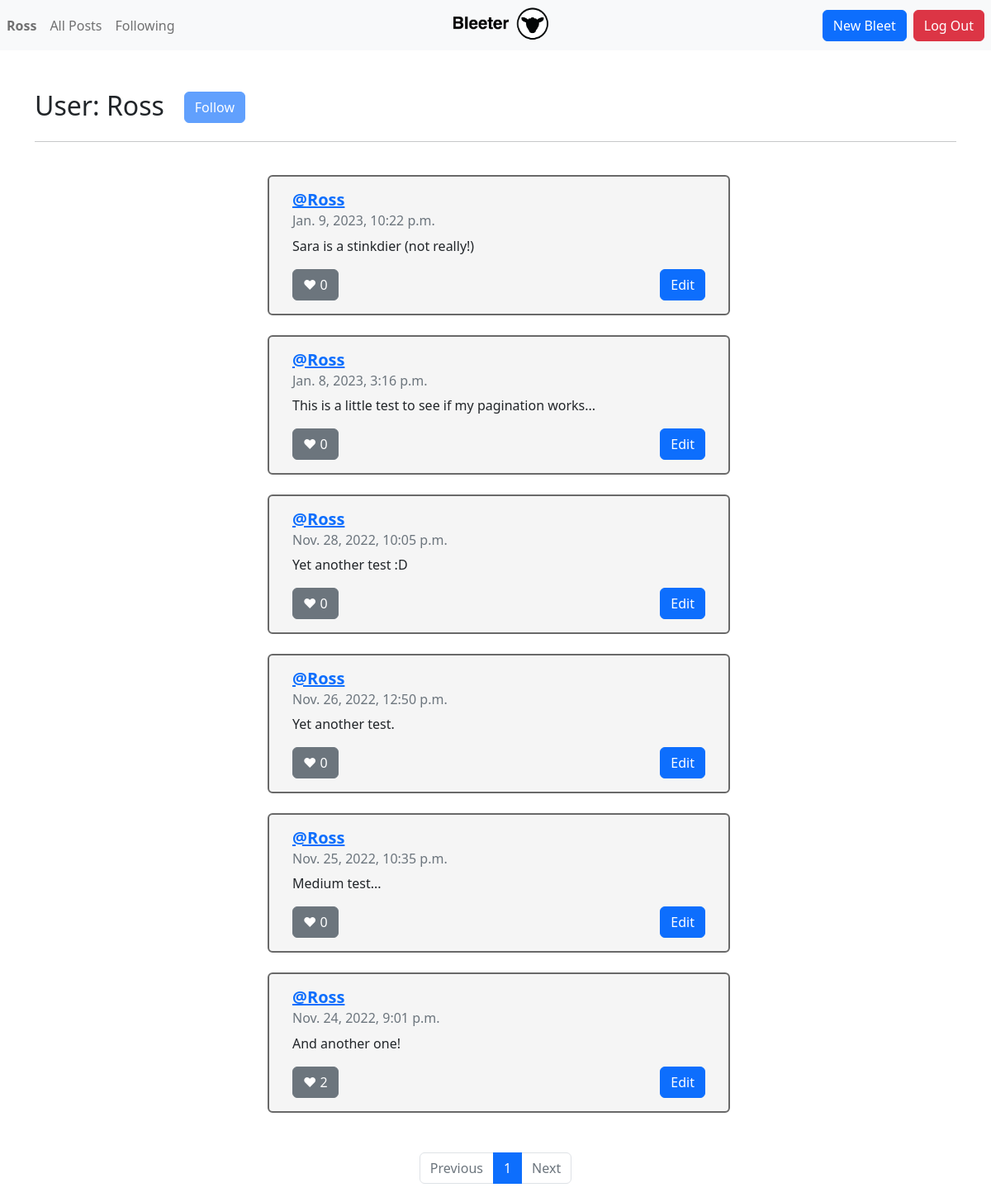
Page /profile/1 (signed in) on the earlier database version.
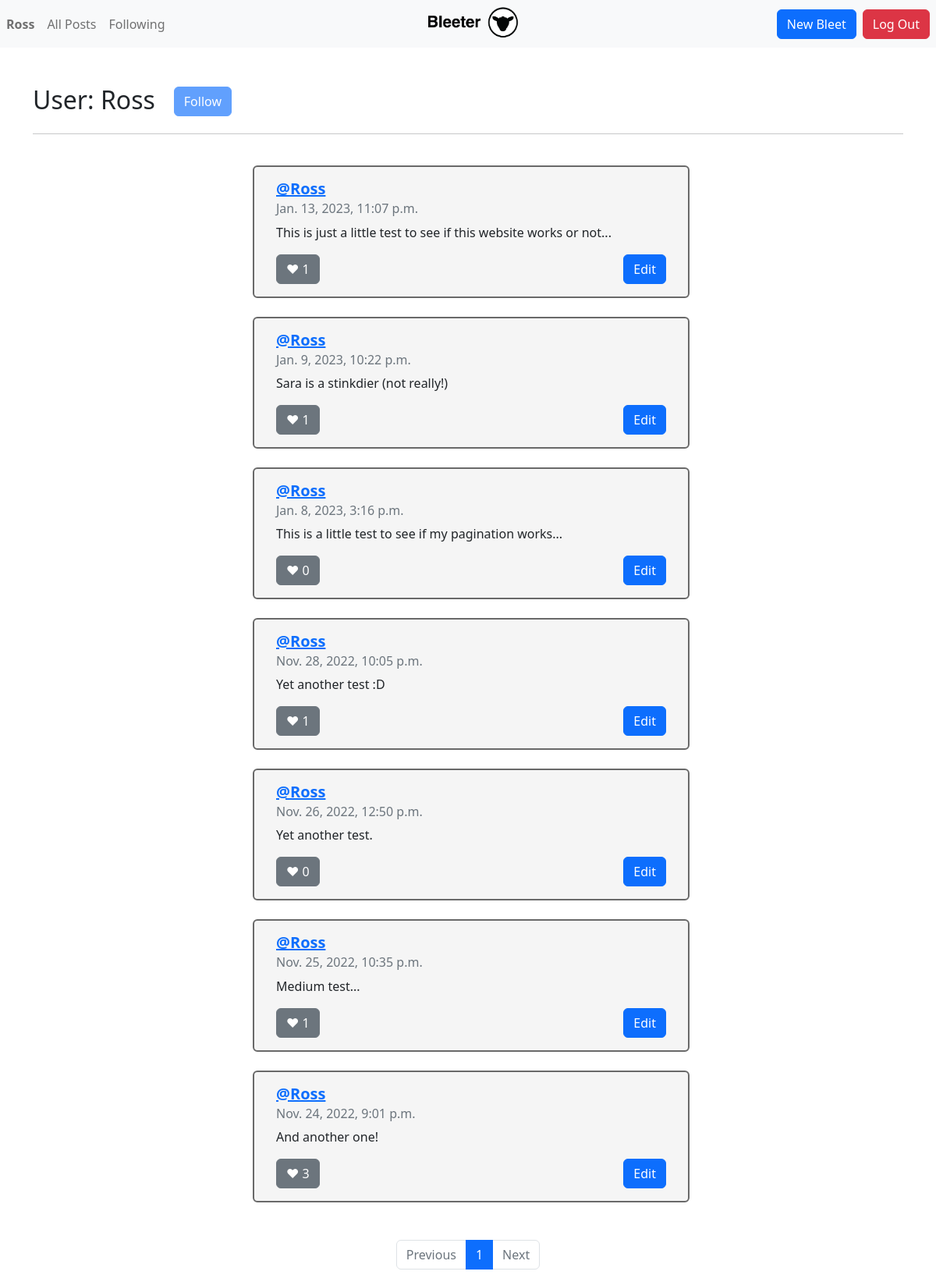
Same page on the later database version.
### network/models.py (models this page shows, shortened)
class User(AbstractUser):
    pass

class Tweet(models.Model):
    author = models.ForeignKey(User, on_delete=models.CASCADE)
    tweetText = models.CharField(max_length=255)
    posted = models.DateTimeField(auto_now_add=True)
    like = models.ManyToManyField(User, blank=True, related_name="likes")

### network/views.py (the view)
# urls.py: path("profile/<int:user_id>", views.profile, name="profile"),
def profile(request, user_id):
    profile = User.objects.get(id=user_id)
    if Follow.objects.filter(user=user_id, followed_by=request.user).exists():
        following_status = True
    else:
        following_status = False
    followList = []
    following = request.user.following.all()
    for x in following:
        followList.append(x.user.id)
    tweets = Tweet.objects.filter(author=user_id).order_by('-posted')
    paginator = Paginator(tweets, 10)
    page_number = request.GET.get('page')
    page_obj = paginator.get_page(page_number)
    return render(request, "network/profile.html", {
        "page_obj": page_obj,
        "viewed_profile": profile.username,
        "viewed_profile_id": user_id,
        "tweets": tweets,
        "following": profile.following.all().count(),
        "followedBy": Follow.objects.filter(user=user_id).count(),
        "following_status": following_status
    })

### network/templates/network/profile.html (shortened to what this page needs)
{% extends "network/layout.html" %}
{% block body %}
<br>
<div class="inline">
   <hr><br>
   <h2 data-id="{{viewed_profile_id}}">User: {{viewed_profile}}</h2>
   {% if user.username == viewed_profile %}
   <button type="button" style = "position:relative; bottom:2px;" class="follow btn btn-primary ms-4" disabled>Follow</button>
   {% endif %}
</div>
<hr>
<br>
<div class="container">
   {% for tweet in page_obj %}
   <div class="row justify-content-center mb-4">
      <div class="ms-2 card" style="width: 35rem" data-id="{{tweet.id}}";>
         <div class="card-body rounded">
            <h5 class="card-title"><a href="{% url 'profile' user_id=tweet.author.id%}"><b>@{{ tweet.author}}</b></h5></a>
            <h6 class="card-subtitle mb-2 text-muted">{{tweet.posted}}</h6>
            <p class="card-text" id="tweetText">{{tweet.tweetText}}</p>
            {% if user.username in tweet.like.all|stringformat:'s' %}
            <button class="btn btn-danger float-left" id="foo">&hearts;&nbsp;<span id="number">{{ tweet.like.all.count }}</span></button>
            {% else %}
            <button class="btn btn-secondary float-left" id="foo">&hearts;&nbsp;<span id="number">{{ tweet.like.all.count }}</span></button>
            {% endif %}
            {% if user.username == tweet.author|stringformat:'s' %}
            <button class="btn btn-primary float-end edit" id="edit">  Edit</button>
            {% endif %}
         </div>
      </div>
      <br>
   </div>
   {% endfor %}
<br>
   <nav aria-label="Page navigation example">
      <ul class="pagination justify-content-center">
         {% if page_obj.has_previous %}
         <li class="page-item">
            <a class="page-link" href="?page={{ page_obj.previous_page_number }}">Previous</a>
         </li>
         {% else %}
         <li class="page-item disabled">
            <a class="page-link" href="#" tabindex="-1" aria-disabled="True">Previous</a>
         </li>
         {% endif %}
         {% for i in page_obj.paginator.page_range %}
         {% if page_obj.number == i %}
         <li class="page-item active" aria-current="page">
            <span class="page-link">
               {{ i }}
            </span>
         </li>
         {% else %}
         <li class="page-item"><a class="page-link" href="?page={{ i }}">{{ i }}</a></li>
         {% endif %}
         {% endfor %}
         {% if page_obj.has_next %}
         <li class="page-item">
            <a class="page-link" href="?page={{ page_obj.next_page_number }}">Next</a>
         </li>
         {% else %}
         <li class="page-item disabled">
            <a class="page-link" href="#" tabindex="-1" aria-disabled="True">Next</a>
         </li>
         {% endif %}
      </ul>
   </nav>
{% endblock %}

### network/templates/network/layout.html (shortened to what this page needs)
{% load static %}
<!DOCTYPE html>
<html lang="en">
<head>
    <link href="https://cdn.jsdelivr.net/npm/bootstrap@5.2.3/dist/css/bootstrap.min.css" rel="stylesheet">
    <link rel="stylesheet" href="{% static 'network/styles.css' %}"/>
</head>
<body>
    <nav class="navbar navbar-expand-md navbar-light bg-light">
        <div class="navbar-collapse collapse w-100 order-1 order-md-0 dual-collapse2">
            <ul class="navbar-nav mr-auto">
                {% if user.is_authenticated %}
                <li class="nav-item active">
                    <a class="nav-link" href="{% url 'profile' user_id=user.id%}"><strong>{{ user.username }}</strong></a>
                </li>
                <li class="nav-item">
                    <a class="nav-link" href="{% url 'allPosts' %}">All Posts</a>
                </li>
                <li class="nav-item">
                    <a class="nav-link" href="{% url 'following' %}">Following</a>
                </li>
                {% endif %}
            </ul>
        </div>
        <div class="mx-auto order-0">
            <a class="navbar-brand mx-auto">
            <a href="{% url 'index' %}"><img src="{% static 'network_logo.png' %}" height="45" alt="image"/></a>
        </div>
        <div class="navbar-collapse collapse w-100 order-3 dual-collapse2">
            <ul class="navbar-nav ms-auto">
                {% if user.is_authenticated %}
                <li class="nav-item">
                    <a class="btn btn-primary me-2" href="{% url 'tweet' %}" role="button"> New Bleet</a>
                </li>
                <li class="nav-item">
                    <a class="btn btn-danger me-2" href="{% url 'logout' %}" role="button"> Log Out</a>
                </li>
                {% endif %}
            </ul>
        </div>
    </nav>
    <div class="body">
        <div class="container">
            <br>
            {% block body %}
            {% endblock %}
        </div>
    </body>
    </html>

### network/static/network/styles.css (style rules this page uses)
.card { background-color: #F5F5F5; border: 2px solid dimgrey; }
.inline { display: flex; align-items: center; }

Differences in the rows shown:
added Tweet: author "Ross", posted "Jan. 13, 2023, 11:07 p.m.", tweetText "This is just a little test to see if this website works or not...", like.all.count "1", shows "Edit"
computed for Tweet "Jan. 9, 2023, 10:22 p.m.": like.all.count "0" → "1"
computed for Tweet "Nov. 28, 2022, 10:05 p.m.": like.all.count "0" → "1"
computed for Tweet "Nov. 25, 2022, 10:35 p.m.": like.all.count "0" → "1"
computed for Tweet "Nov. 24, 2022, 9:01 p.m.": like.all.count "2" → "3"
